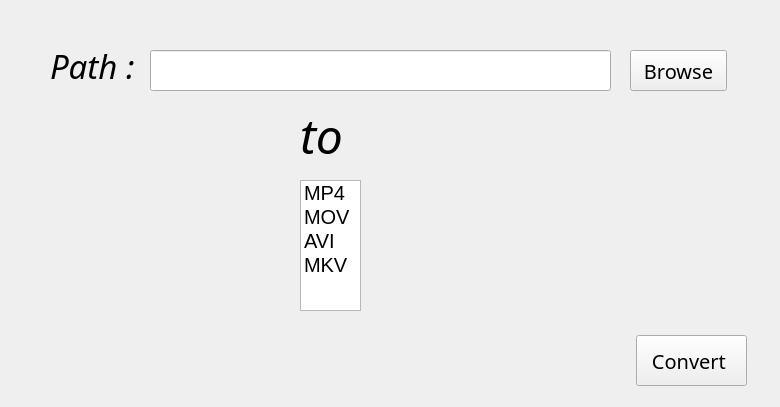
<?xml version="1.0" encoding="UTF-8"?>
<ui version="4.0">
 <class>Form</class>
 <widget class="QWidget" name="Form">
  <property name="geometry">
   <rect>
    <x>0</x>
    <y>0</y>
    <width>780</width>
    <height>407</height>
   </rect>
  </property>
  <property name="windowTitle">
   <string>Form</string>
  </property>
  <widget class="QLabel" name="label_2">
   <property name="geometry">
    <rect>
     <x>50</x>
     <y>20</y>
     <width>101</width>
     <height>91</height>
    </rect>
   </property>
   <property name="font">
    <font>
     <family>Yu Gothic UI Light</family>
     <pointsize>25</pointsize>
     <italic>true</italic>
    </font>
   </property>
   <property name="text">
    <string>Path : </string>
   </property>
  </widget>
  <widget class="QLineEdit" name="lineEdit">
   <property name="geometry">
    <rect>
     <x>150</x>
     <y>50</y>
     <width>461</width>
     <height>41</height>
    </rect>
   </property>
   <property name="font">
    <font>
     <family>Calibri</family>
     <pointsize>11</pointsize>
    </font>
   </property>
   <property name="text">
    <string/>
   </property>
  </widget>
  <widget class="QPushButton" name="pushButton">
   <property name="geometry">
    <rect>
     <x>630</x>
     <y>50</y>
     <width>97</width>
     <height>41</height>
    </rect>
   </property>
   <property name="font">
    <font>
     <family>Yu Gothic UI Light</family>
     <pointsize>15</pointsize>
    </font>
   </property>
   <property name="text">
    <string>Browse</string>
   </property>
  </widget>
  <widget class="QLabel" name="label">
   <property name="geometry">
    <rect>
     <x>300</x>
     <y>90</y>
     <width>91</width>
     <height>91</height>
    </rect>
   </property>
   <property name="font">
    <font>
     <family>Yu Gothic UI Light</family>
     <pointsize>36</pointsize>
     <italic>true</italic>
    </font>
   </property>
   <property name="text">
    <string>to</string>
   </property>
  </widget>
  <widget class="QListWidget" name="listWidget">
   <property name="geometry">
    <rect>
     <x>300</x>
     <y>180</y>
     <width>61</width>
     <height>131</height>
    </rect>
   </property>
   <property name="font">
    <font>
     <pointsize>15</pointsize>
    </font>
   </property>
   <item>
    <property name="text">
     <string>MP4</string>
    </property>
   </item>
   <item>
    <property name="text">
     <string>MOV</string>
    </property>
   </item>
   <item>
    <property name="text">
     <string>AVI</string>
    </property>
   </item>
   <item>
    <property name="text">
     <string>MKV</string>
    </property>
   </item>
  </widget>
  <widget class="QPushButton" name="pushButton_2">
   <property name="geometry">
    <rect>
     <x>636</x>
     <y>335</y>
     <width>111</width>
     <height>51</height>
    </rect>
   </property>
   <property name="font">
    <font>
     <family>Yu Gothic UI Light</family>
     <pointsize>15</pointsize>
    </font>
   </property>
   <property name="text">
    <string>Convert </string>
   </property>
  </widget>
 </widget>
 <resources/>
 <connections/>
</ui>
